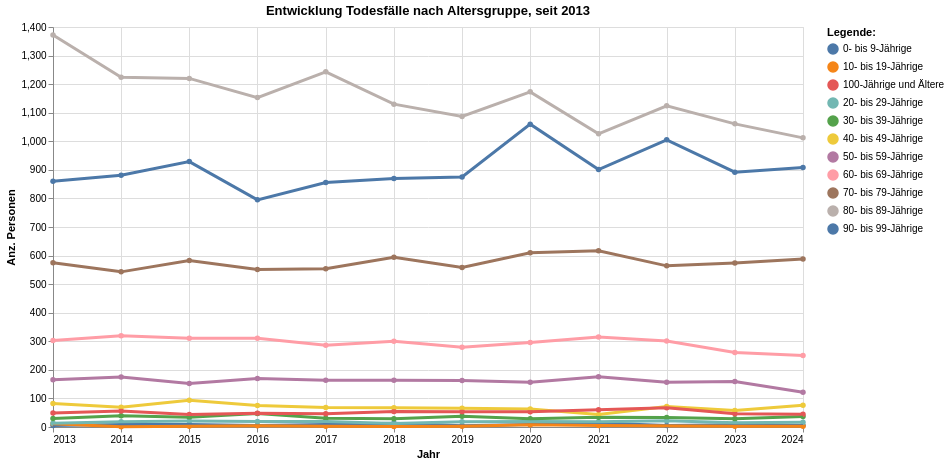

Here is the notebook cell this chart was saved with:
### Code cell
grafik1 = mypy_dv.plot_altair_multiline_highlight(
    data = myAgg1.reset_index().sort_values('AlterV10Cd', ascending=True)
    ,x = 'StichtagDatJahr:T'
    ,y = 'sum_AnzSterWir:Q'
    ,x_beschriftung = 'Jahr'
    , y_beschriftung = 'Anz. Personen'
    ,category = "AlterV10Lang:N"
    ,category_beschriftung= 'Legende:'
    ,warning_status = "ignore" #always or ignore
    ,myTitle="Entwicklung Todesfälle nach Altersgruppe, seit "+data_min_date
)
grafik1

### Figure 1 — Vega-Lite specification as saved in the notebook (floating-point values rounded to 4 significant figures; data arrays with more than 128 entries replaced by an {"elided": "..."} marker saying what was removed)
{"config": {"view": {"continuousWidth": 300, "continuousHeight": 300}}, "layer": [{"mark": {"type": "circle"}, "encoding": {"color": {"field": "AlterV10Lang", "legend": {"orient": "right", "title": "Legende:"}, "type": "nominal"}, "opacity": {"value": 1.3}, "tooltip": [{"field": "StichtagDatJahr", "type": "temporal"}, {"field": "AlterV10Lang", "type": "nominal"}, {"field": "sum_AnzSterWir", "type": "quantitative"}], "x": {"axis": {"title": "Jahr"}, "field": "StichtagDatJahr", "type": "temporal"}, "y": {"axis": {"title": "Anz. Personen"}, "field": "sum_AnzSterWir", "type": "quantitative"}}, "name": "view_4", "title": "Entwicklung Todesfälle nach Altersgruppe, seit 2013"}, {"mark": {"type": "line"}, "encoding": {"color": {"field": "AlterV10Lang", "legend": {"orient": "right", "title": "Legende:"}, "type": "nominal"}, "size": {"condition": {"test": {"not": {"param": "param_4"}}, "value": 1.2}, "value": 3}, "tooltip": [{"field": "StichtagDatJahr", "type": "temporal"}, {"field": "AlterV10Lang", "type": "nominal"}, {"field": "sum_AnzSterWir", "type": "quantitative"}], "x": {"axis": {"title": "Jahr"}, "field": "StichtagDatJahr", "type": "temporal"}, "y": {"axis": {"title": "Anz. Personen"}, "field": "sum_AnzSterWir", "type": "quantitative"}}, "title": "Entwicklung Todesfälle nach Altersgruppe, seit 2013"}], "data": {"name": "data-73548b7108367055eb44b233bff65116"}, "height": 400, "params": [{"name": "param_4", "select": {"type": "point", "fields": ["AlterV10Lang:N"], "nearest": true, "on": "pointerover"}, "views": ["view_4"]}], "width": 750, "$schema": "https://vega.github.io/schema/vega-lite/v5.8.0.json", "datasets": {"data-73548b7108367055eb44b233bff65116": {"elided": "131 records"}}}
